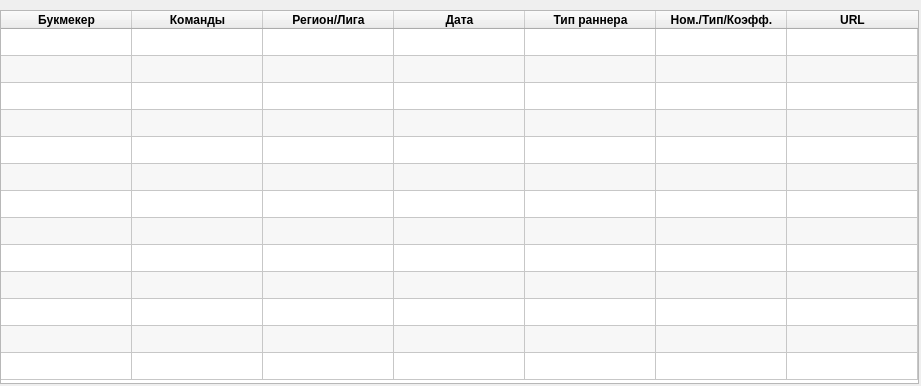
<?xml version="1.0" encoding="UTF-8"?>
<ui version="4.0">
 <class>Form_scanResults</class>
 <widget class="QWidget" name="Form_scanResults">
  <property name="windowModality">
   <enum>Qt::NonModal</enum>
  </property>
  <property name="geometry">
   <rect>
    <x>0</x>
    <y>0</y>
    <width>921</width>
    <height>386</height>
   </rect>
  </property>
  <property name="windowTitle">
   <string>Результаты сканирования</string>
  </property>
  <widget class="QTableWidget" name="tableWidget_scanResults">
   <property name="geometry">
    <rect>
     <x>0</x>
     <y>10</y>
     <width>919</width>
     <height>374</height>
    </rect>
   </property>
   <property name="font">
    <font>
     <weight>50</weight>
     <bold>false</bold>
    </font>
   </property>
   <property name="autoFillBackground">
    <bool>false</bool>
   </property>
   <property name="styleSheet">
    <string notr="true"/>
   </property>
   <property name="frameShape">
    <enum>QFrame::StyledPanel</enum>
   </property>
   <property name="frameShadow">
    <enum>QFrame::Sunken</enum>
   </property>
   <property name="sizeAdjustPolicy">
    <enum>QAbstractScrollArea::AdjustToContents</enum>
   </property>
   <property name="editTriggers">
    <set>QAbstractItemView::NoEditTriggers</set>
   </property>
   <property name="dragEnabled">
    <bool>false</bool>
   </property>
   <property name="alternatingRowColors">
    <bool>true</bool>
   </property>
   <property name="selectionBehavior">
    <enum>QAbstractItemView::SelectItems</enum>
   </property>
   <property name="showGrid">
    <bool>true</bool>
   </property>
   <property name="gridStyle">
    <enum>Qt::SolidLine</enum>
   </property>
   <property name="sortingEnabled">
    <bool>false</bool>
   </property>
   <property name="wordWrap">
    <bool>true</bool>
   </property>
   <property name="cornerButtonEnabled">
    <bool>true</bool>
   </property>
   <property name="rowCount">
    <number>13</number>
   </property>
   <property name="columnCount">
    <number>7</number>
   </property>
   <attribute name="horizontalHeaderVisible">
    <bool>true</bool>
   </attribute>
   <attribute name="horizontalHeaderCascadingSectionResizes">
    <bool>false</bool>
   </attribute>
   <attribute name="horizontalHeaderMinimumSectionSize">
    <number>39</number>
   </attribute>
   <attribute name="horizontalHeaderDefaultSectionSize">
    <number>131</number>
   </attribute>
   <attribute name="horizontalHeaderHighlightSections">
    <bool>false</bool>
   </attribute>
   <attribute name="horizontalHeaderShowSortIndicator" stdset="0">
    <bool>false</bool>
   </attribute>
   <attribute name="horizontalHeaderStretchLastSection">
    <bool>false</bool>
   </attribute>
   <attribute name="verticalHeaderVisible">
    <bool>false</bool>
   </attribute>
   <attribute name="verticalHeaderCascadingSectionResizes">
    <bool>false</bool>
   </attribute>
   <attribute name="verticalHeaderMinimumSectionSize">
    <number>20</number>
   </attribute>
   <attribute name="verticalHeaderDefaultSectionSize">
    <number>27</number>
   </attribute>
   <attribute name="verticalHeaderHighlightSections">
    <bool>false</bool>
   </attribute>
   <attribute name="verticalHeaderShowSortIndicator" stdset="0">
    <bool>false</bool>
   </attribute>
   <attribute name="verticalHeaderStretchLastSection">
    <bool>false</bool>
   </attribute>
   <row/>
   <row/>
   <row/>
   <row/>
   <row/>
   <row/>
   <row/>
   <row/>
   <row/>
   <row/>
   <row/>
   <row/>
   <row/>
   <column>
    <property name="text">
     <string>Букмекер</string>
    </property>
    <property name="font">
     <font>
      <weight>75</weight>
      <bold>true</bold>
     </font>
    </property>
   </column>
   <column>
    <property name="text">
     <string>Команды</string>
    </property>
    <property name="font">
     <font>
      <weight>75</weight>
      <italic>false</italic>
      <bold>true</bold>
      <underline>false</underline>
      <strikeout>false</strikeout>
      <kerning>false</kerning>
     </font>
    </property>
    <property name="background">
     <color>
      <red>207</red>
      <green>207</green>
      <blue>205</blue>
     </color>
    </property>
    <property name="foreground">
     <brush brushstyle="SolidPattern">
      <color alpha="255">
       <red>0</red>
       <green>0</green>
       <blue>0</blue>
      </color>
     </brush>
    </property>
   </column>
   <column>
    <property name="text">
     <string>Регион/Лига</string>
    </property>
    <property name="font">
     <font>
      <weight>75</weight>
      <bold>true</bold>
     </font>
    </property>
   </column>
   <column>
    <property name="text">
     <string>Дата</string>
    </property>
    <property name="font">
     <font>
      <weight>75</weight>
      <bold>true</bold>
     </font>
    </property>
   </column>
   <column>
    <property name="text">
     <string>Тип раннера</string>
    </property>
    <property name="font">
     <font>
      <weight>75</weight>
      <bold>true</bold>
     </font>
    </property>
   </column>
   <column>
    <property name="text">
     <string>Ном./Тип/Коэфф.</string>
    </property>
    <property name="font">
     <font>
      <weight>75</weight>
      <bold>true</bold>
     </font>
    </property>
   </column>
   <column>
    <property name="text">
     <string>URL</string>
    </property>
    <property name="font">
     <font>
      <weight>75</weight>
      <bold>true</bold>
     </font>
    </property>
   </column>
   <item row="0" column="0">
    <property name="text">
     <string/>
    </property>
   </item>
   <item row="0" column="1">
    <property name="text">
     <string/>
    </property>
   </item>
   <item row="0" column="4">
    <property name="text">
     <string/>
    </property>
    <property name="background">
     <brush brushstyle="NoBrush">
      <color alpha="255">
       <red>181</red>
       <green>181</green>
       <blue>181</blue>
      </color>
     </brush>
    </property>
   </item>
  </widget>
 </widget>
 <resources/>
 <connections/>
</ui>
